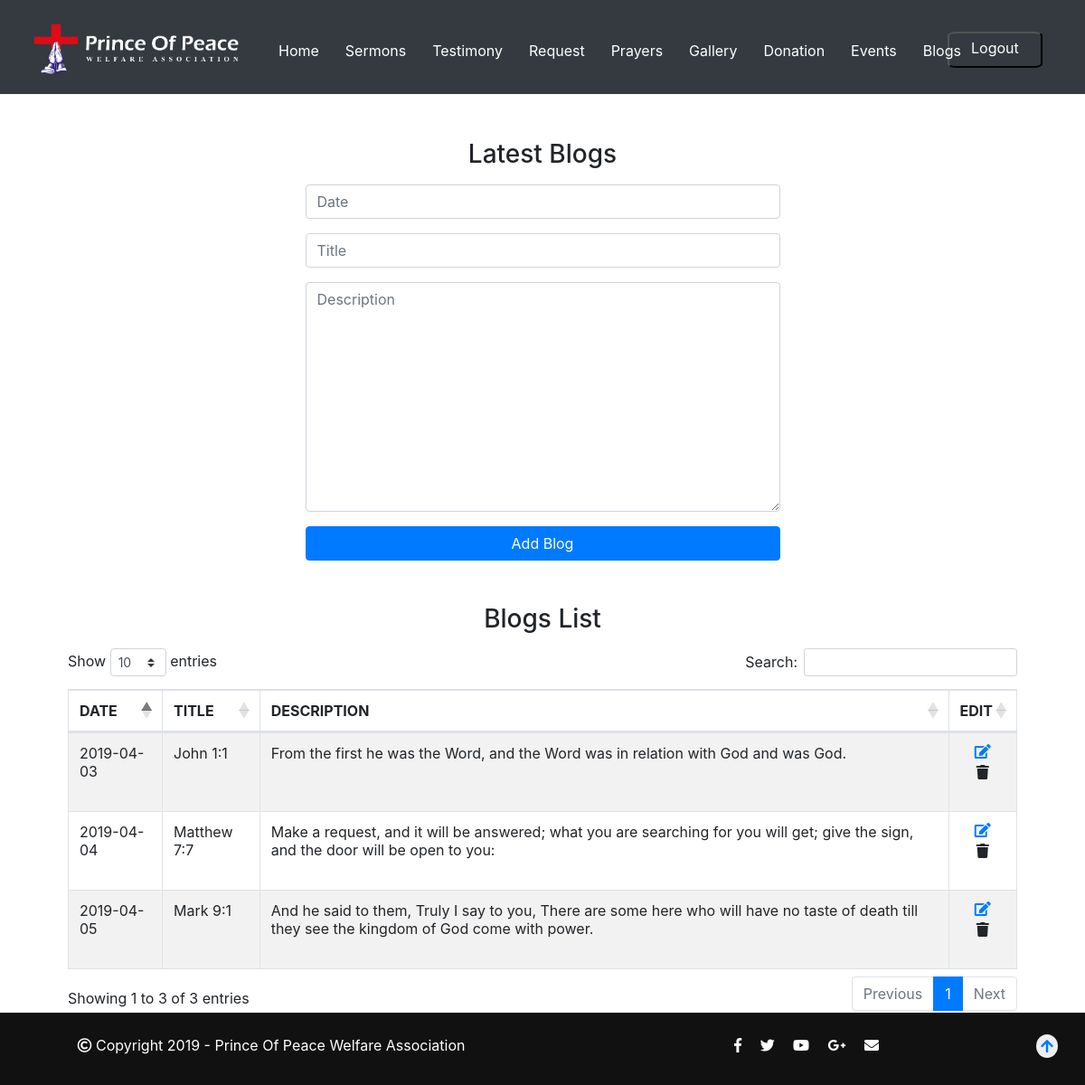
Screenshot of /admin/index.php?pg=blog (signed in) with the database file from the repository.
### tables this page shows
CREATE TABLE `blogs` (
  `id` int(11) NOT NULL,
  `date` varchar(20) NOT NULL,
  `title` varchar(20) NOT NULL,
  `description` varchar(250) NOT NULL
);

### admin/include/functions.php (called while the page is built, shortened)
<?php
	function selectdata($col,$tbname)
	{
		$selectqry="select $col from $tbname ";
		$result=mysqli_query($GLOBALS['con'],$selectqry) or die(mysqli_error($GLOBALS['con']));
	return $result;
	}
?>

### admin/pages/blog.php (the view, shortened to what this page needs)
<div class="container">
<div class="row">
<div class="col-md-3">
</div>
<div class="col-md-6">
<h3 class="text-center mt-3 mb-3">Latest Blogs</h3>
<form method="post" enctype="multipart/form-data" >
<div class="form-group">
<input placeholder="Date" class="form-control" type="text" onfocus="(this.type='date')" onblur="(this.type='text')" id="date" name="date">
</div>
<div class="form-group">
<input type="text" name="title" placeholder="Title" required="required" class="form-control">
</div>
<div class="form-group">
<textarea class="form-control" name="description" rows="10" placeholder="Description"></textarea>
</div>
<input type="submit" name="addblog" value="Add Blog" class="btn btn-block btn-primary">
</form>
</div>
<div class="col-md-3">
</div>
</div>
</div>
<div class="container">
<div class="row mt-3 ">
<div class="col-md-12 ">
<h3 class="text-center mt-3 mb-3">Blogs List</h3>
<table id="example" class="table table-striped table-bordered" style="width:100%">
<thead>
<tr>
<th>DATE</th>
<th>TITLE</th>
<th>DESCRIPTION</th>
<th>EDIT</th>
</tr>
</thead>
<tbody>
<?php
$result=selectdata("*","blogs");
while($row=mysqli_fetch_assoc($result))
	{
?>
<tr>
<td><?php echo $row['date']; ?></td>
<td><?php  echo $row['title']; ?></td>
<td><?php echo $row['description']; ?></td>
<td class="text-center"><a href="index.php?pg=updateBlog&id=<?php echo $row['id'] ?>"><i class="fa fa-edit"></i>
<form>
<button type="submit"  name = "delete_blog"  class="btn"><i class="fa fa-trash"></i></button>
</form>
</td>
</tr>
<?php
}
?>
</tbody>
</table>
</div>
</div>
</div>

### assets/css/custom/style.css (style rules this page uses)
.row { margin-left:0; margin-right:0; }
body { margin: 0; padding-top:82px; height:100%; }
.btn { transition:0.5s ease; }

### rows the page displays
blogs: date "2019-04-03", title "John 1:1", description "From the first he was the Word, and the Word was in relation with God and was God."
blogs: date "2019-04-04", title "Matthew 7:7", description "Make a request, and it will be answered; what you are searching for you will get; give the sign, and the door will be open to you:"
blogs: date "2019-04-05", title "Mark 9:1", description "And he said to them, Truly I say to you, There are some here who will have no taste of death till they see the kingdom of God come with power."
